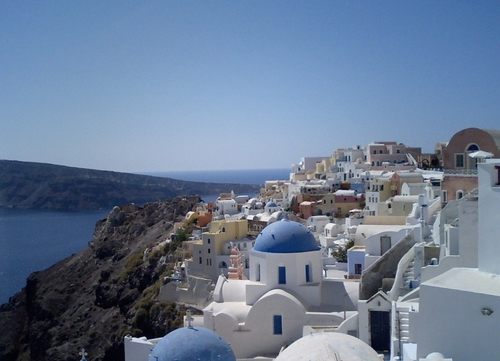
#> input picture data/images/sample.jpg, 500 x 361 px, found by its file name
$ python cv_contour.py   (older library calls are emulated)
#> lines starting #> are read from the running program, lines starting #| are printed output that depends on the picture; after the words box and inside, x2 and y2 are one past the last pixel; in counts of white or black regions, pixels touching at a corner belong together
#!/usr/bin/env python
# -*- coding: utf-8 -*-

import numpy as np
import cv2

im = cv2.imread('Z:/data/images/sample.jpg')
#> im is the input picture: shape (361, 500, 3); mean B, G, R 148, 123.1, 105.6
imgray = cv2.cvtColor(im, cv2.COLOR_BGR2GRAY)
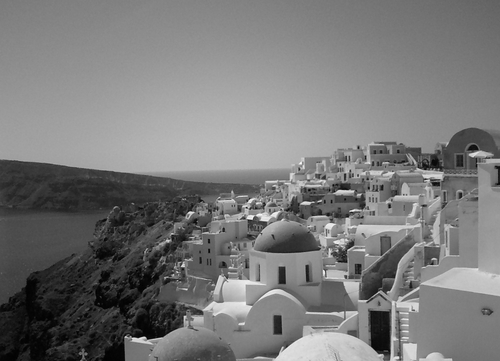
#> imgray: shape (361, 500); min 1, max 253, mean 120.7
ret, thresh = cv2.threshold(imgray, 88, 255, 0)
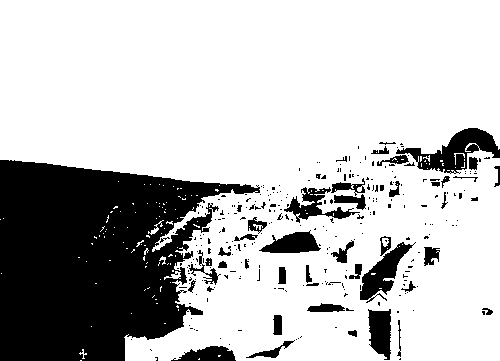
#> thresh: shape (361, 500); 74.8% white; 288 black regions (241 under 20 px)
img, contours, hierarchy = cv2.findContours(thresh, cv2.RETR_EXTERNAL, cv2.CHAIN_APPROX_SIMPLE)
#> contours = 111 contours, 108 with area under 20; largest, box (x1, y1, x2, y2) and area: (0, 0, 500, 361) 141458, (164, 271, 181, 280) 46, (148, 220, 164, 235) 30

img = cv2.drawContours(im, contours, -1, (0, 0, 255), 3)
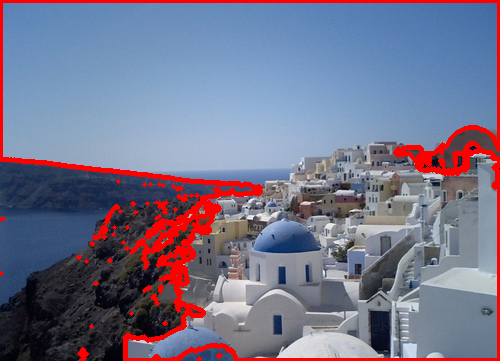
#> img: shape (361, 500, 3); mean B, G, R 139.1, 115.6, 116.9

cv2.imshow('im', im)
cv2.waitKey(0)
cv2.destroyAllWindows()
